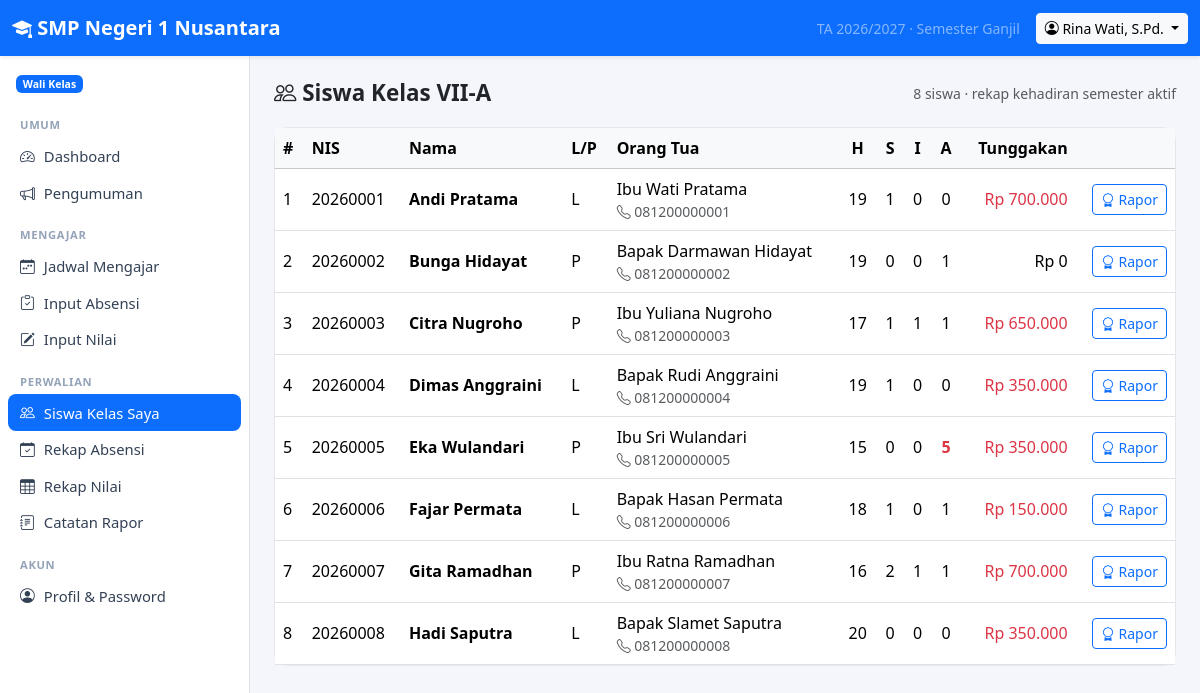
The app's page /index.php?r=walikelas/kelas (signed in) with its own data.
### tables this page shows
CREATE TABLE `users` (
  `id` int(11) NOT NULL AUTO_INCREMENT,
  `username` varchar(50) NOT NULL,
  `password_hash` varchar(255) NOT NULL,
  `name` varchar(100) NOT NULL,
  `role` varchar(20) NOT NULL,
  `nip` varchar(30) DEFAULT NULL,
  `email` varchar(100) DEFAULT NULL,
  `phone` varchar(30) DEFAULT NULL,
  `active` int(11) NOT NULL DEFAULT 1,
  `created_at` datetime DEFAULT current_timestamp(),
  PRIMARY KEY (`id`),
  UNIQUE KEY `username` (`username`),
  KEY `idx_users_role` (`role`)
);

CREATE TABLE `classes` (
  `id` int(11) NOT NULL AUTO_INCREMENT,
  `name` varchar(50) NOT NULL,
  `level` int(11) NOT NULL,
  `homeroom_teacher_id` int(11) DEFAULT NULL,
  PRIMARY KEY (`id`),
  UNIQUE KEY `name` (`name`),
  KEY `homeroom_teacher_id` (`homeroom_teacher_id`),
  CONSTRAINT `classes_ibfk_1` FOREIGN KEY (`homeroom_teacher_id`) REFERENCES `users` (`id`) ON DELETE SET NULL
);

CREATE TABLE `students` (
  `id` int(11) NOT NULL AUTO_INCREMENT,
  `user_id` int(11) NOT NULL,
  `nis` varchar(30) NOT NULL,
  `class_id` int(11) DEFAULT NULL,
  `parent_id` int(11) DEFAULT NULL,
  `gender` char(1) DEFAULT NULL,
  `birth_place` varchar(100) DEFAULT NULL,
  `birth_date` date DEFAULT NULL,
  `address` text DEFAULT NULL,
  PRIMARY KEY (`id`),
  UNIQUE KEY `user_id` (`user_id`),
  UNIQUE KEY `nis` (`nis`),
  KEY `idx_students_class` (`class_id`),
  KEY `idx_students_parent` (`parent_id`),
  CONSTRAINT `students_ibfk_1` FOREIGN KEY (`user_id`) REFERENCES `users` (`id`) ON DELETE CASCADE,
  CONSTRAINT `students_ibfk_2` FOREIGN KEY (`class_id`) REFERENCES `classes` (`id`) ON DELETE SET NULL,
  CONSTRAINT `students_ibfk_3` FOREIGN KEY (`parent_id`) REFERENCES `users` (`id`) ON DELETE SET NULL
);

### app/helpers.php (called while the page is built, shortened)
<?php
function config(string $key, mixed $default = null): mixed
{
    $value = $GLOBALS['config'];
    foreach (explode('.', $key) as $part) {
        $value = $value[$part];
    }
    return $value;
}
function e(mixed $value): string
{
    return htmlspecialchars((string) ($value ?? ''), ENT_QUOTES, 'UTF-8');
}
function url(string $route = '', array $params = []): string
{
    $query = $route !== '' ? ['r' => $route] + $params : $params;
    return 'index.php' . ($query ? '?' . http_build_query($query) : '');
}
function param(string $key, string $default = ''): string
{
    $v = $_GET[$key] ?? $default;
    return is_string($v) ? trim($v) : $default;
}
function render(string $view, array $data = [], string $title = ''): void
{
    extract($data, EXTR_SKIP);
    require BASE_PATH . '/app/views/' . $view . '.php';
    $content = ob_get_clean();
    require BASE_PATH . '/app/views/layout.php';
}
function role_label(string $role): string
{
    return ROLES[$role] ?? $role;
}
function rupiah(mixed $n): string
{
    return 'Rp ' . number_format((float) $n, 0, ',', '.');
}
function setting(string $key, string $default = ''): string
{
    static $cache = null;
    if ($cache === null) {
        $cache = [];
        foreach (db_all('SELECT skey, svalue FROM settings') as $row) {
            $cache[$row['skey']] = (string) $row['svalue'];
        }
    }
    return $cache[$key] ?? $default;
}
function period(): array
{
    return [
        'year'     => setting('academic_year', date('Y') . '/' . (date('Y') + 1)),
        'semester' => setting('semester', 'Ganjil'),
    ];
}

### app/controllers/walikelas.php (called while the page is built, shortened)
<?php
function require_homeroom(): array
{
    $class = homeroom_class((int) current_user()['id']);
    return $class;
}
function homeroom_students(): void
{
    $class = require_homeroom();
    $p = period();
    $students = class_students((int) $class['id']);
    render('walikelas/students', compact('class', 'students'), 'Siswa Kelas ' . $class['name']);
}

### public/index.php (called while the page is built, shortened)
<?php
$routes = require BASE_PATH . '/app/routes.php';
$route  = trim(param('r'), '/');
[$file, $handler, $roles] = $routes[$route];
if ($roles !== null) {
    $roles === [] ? require_login() : require_role(...$roles);
}
try {
    $handler();
} catch (Throwable $e) {
    error_log((string) $e);
    if (config('debug')) {
        throw $e;
    }
    abort(500, 'Terjadi kesalahan pada server. Silakan coba lagi.');
}

### app/auth.php (called while the page is built, shortened)
<?php
function current_user(): ?array
{
    static $user = false;
    if ($user !== false) {
        return $user;
    }
    $uid = $_SESSION['uid'] ?? null;
    $user = $uid ? db_one('SELECT * FROM users WHERE id = ? AND active = 1', [$uid]) : null;
    return $user;
}
function require_login(): array
{
    $u = current_user();
    return $u;
}
function require_role(string ...$roles): array
{
    $u = require_login();
    return $u;
}

### app/db.php (called while the page is built, shortened)
<?php
function db(): PDO
{
    static $pdo = null;
    if ($pdo instanceof PDO) {
        return $pdo;
    }
    $c = config('db');
    $options = [
        PDO::ATTR_ERRMODE            => PDO::ERRMODE_EXCEPTION,
        PDO::ATTR_DEFAULT_FETCH_MODE => PDO::FETCH_ASSOC,
        PDO::ATTR_EMULATE_PREPARES   => false,
    ];
    try {
        if ($c['driver'] === 'mysql') {
            $dsn = sprintf('mysql:host=%s;port=%s;dbname=%s;charset=utf8mb4', $c['host'], $c['port'], $c['name']);
            $pdo = new PDO($dsn, $c['user'], $c['pass'], $options);
            $pdo->exec("SET time_zone = '" . date('P') . "'");
        } else {
            $pdo = new PDO('sqlite:' . $c['sqlite_path'], null, null, $options);
            $pdo->exec('PRAGMA foreign_keys = ON');
            $pdo->exec('PRAGMA journal_mode = WAL');
        }
    } catch (PDOException $e) {
        if (PHP_SAPI === 'cli') {
            throw $e;
        }
        error_log((string) $e);
        while (ob_get_level() > 0) {
            ob_end_clean();
        }
        http_response_code(500);
        exit('<!doctype html><html lang="id"><meta charset="utf-8"><meta name="viewport" content="width=device-width, initial-scale=1">'
            . '<title>Database tidak terhubung</title>'
            . '<body style="font-family:system-ui,sans-serif;background:#f4f6fb;margin:0;padding:16px">'
            . '<div style="max-width:640px;margin:64px auto;background:#fff;border:1px solid #e5e7eb;border-radius:12px;padding:28px">'
            . '<h2 style="margin-top:0;color:#b91c1c">Tidak dapat terhubung ke database</h2>'
            . '<p>Aplikasi tidak bisa tersambung ke server database. Periksa hal berikut:</p><ol style="line-height:1.7">'
            . '<li>Nama database, user, dan password di <code>config.local.php</code> (atau <code>config.php</code>) sudah benar.</li>'
            . '<li>User database sudah ditambahkan ke database dengan hak <em>ALL PRIVILEGES</em>.</li>'
            . '<li>File <code>database/sekolah_mysql_kosong.sql</code> atau <code>sekolah_mysql.sql</code> sudah di-import.</li>'
            . '<li>Server MySQL/MariaDB sedang berjalan.</li></ol>'
            . '<p style="color:#64748b;font-size:14px;margin-bottom:0">Detail kesalahan dicatat di log error server.</p></div></body></html>');
    }
    return $pdo;
}
function db_query(string $sql, array $params = []): PDOStatement
{
    $st = db()->prepare($sql);
    $st->execute($params);
    return $st;
}
function db_one(string $sql, array $params = []): ?array
{
    $row = db_query($sql, $params)->fetch();
    return $row === false ? null : $row;
}
function db_all(string $sql, array $params = []): array
{
    return db_query($sql, $params)->fetchAll();
}

### app/access.php (called while the page is built, shortened)
<?php
function homeroom_class(int $teacherId): ?array
{
    return db_one('SELECT * FROM classes WHERE homeroom_teacher_id = ? ORDER BY name LIMIT 1', [$teacherId]);
}
function class_students(int $classId): array
{
    return db_all(
        'SELECT s.id, s.nis, s.gender, s.parent_id, u.name, u.phone, p.name AS parent_name, p.phone AS parent_phone
         FROM students s JOIN users u ON u.id = s.user_id
         LEFT JOIN users p ON p.id = s.parent_id
         WHERE s.class_id = ? AND u.active = 1 ORDER BY u.name',
        [$classId]
    );
}

### app/menu.php (called while the page is built, shortened)
<?php
function menu_for(string $role): array
{
    $common = ['Umum' => [
        ['Dashboard', '', 'speedometer2'],
        ['Pengumuman', 'pengumuman', 'megaphone'],
    ]];
    $teaching = ['Mengajar' => [
        ['Jadwal Mengajar', 'guru/jadwal', 'calendar-week'],
        ['Input Absensi', 'guru/absensi', 'clipboard-check'],
        ['Input Nilai', 'guru/nilai', 'pencil-square'],
    ]];
    return $common + ($menus[$role] ?? []) + ['Akun' => [['Profil & Password', 'profil', 'person-circle']]];
}

### app/views/walikelas/students.php (the view)
<div class="page-header">
    <h1><i class="bi bi-people"></i> Siswa Kelas <?= e($class['name']) ?></h1>
    <span class="text-muted small"><?= count($students) ?> siswa · rekap kehadiran semester aktif</span>
</div>
<div class="card"><div class="table-responsive">
    <table class="table table-hover mb-0">
        <thead class="table-light"><tr><th>#</th><th>NIS</th><th>Nama</th><th>L/P</th><th>Orang Tua</th>
            <th class="text-center">H</th><th class="text-center">S</th><th class="text-center">I</th><th class="text-center">A</th><th class="text-end">Tunggakan</th><th></th></tr></thead>
        <tbody>
        <?php foreach ($students as $i => $s): ?>
            <tr>
                <td><?= $i + 1 ?></td><td><?= e($s['nis']) ?></td><td class="fw-semibold"><?= e($s['name']) ?></td><td><?= e($s['gender'] ?? '-') ?></td>
                <td><?= e($s['parent_name'] ?? '-') ?><?php if ($s['parent_phone']): ?><div class="small text-muted"><i class="bi bi-telephone"></i> <?= e($s['parent_phone']) ?></div><?php endif; ?></td>
                <?php foreach (['H', 'S', 'I', 'A'] as $k): ?>
                    <td class="text-center<?= $k === 'A' && $s['att']['A'] >= 3 ? ' text-danger fw-bold' : '' ?>"><?= (int) $s['att'][$k] ?></td>
                <?php endforeach; ?>
                <td class="text-end<?= $s['outstanding'] > 0 ? ' text-danger' : '' ?>"><?= rupiah($s['outstanding']) ?></td>
                <td class="text-end"><a class="btn btn-sm btn-outline-primary" href="<?= url('rapor', ['student_id' => $s['id']]) ?>"><i class="bi bi-award"></i> Rapor</a></td>
            </tr>
        <?php endforeach; if (!$students) echo empty_row(11); ?>
        </tbody>
    </table>
</div></div>

### app/views/layout.php (shortened to what this page needs)
<?php
$me = current_user();
$currentRoute = trim(param('r'), '/');
$schoolName = setting('school_name', config('app_name'));
$p = period();
?>
<!doctype html>
<html lang="id">
<head>
    <link href="assets/vendor/bootstrap/bootstrap.min.css" rel="stylesheet">
    <link href="assets/vendor/bootstrap-icons/bootstrap-icons.min.css" rel="stylesheet">
    <link href="assets/app.css" rel="stylesheet">
</head>
<body>
<?php if ($me): ?>
<nav class="navbar navbar-dark bg-primary sticky-top shadow-sm d-print-none">
    <div class="container-fluid">
        <a class="navbar-brand fw-semibold me-auto" href="<?= url() ?>"><i class="bi bi-mortarboard-fill"></i> <?= e($schoolName) ?></a>
        <span class="navbar-text text-white-50 small d-none d-md-inline me-3">
            TA <?= e($p['year']) ?> · Semester <?= e($p['semester']) ?>
        </span>
        <div class="dropdown">
            <button class="btn btn-sm btn-light dropdown-toggle" data-bs-toggle="dropdown">
                <i class="bi bi-person-circle"></i> <span class="d-none d-sm-inline"><?= e($me['name']) ?></span>
            </button>
        </div>
    </div>
</nav>
<div class="d-flex">
    <aside class="offcanvas-lg offcanvas-start sidebar border-end bg-body d-print-none" tabindex="-1" id="sidebar">
        <div class="offcanvas-body d-block p-2">
            <div class="px-2 py-2 mb-2 small">
                <span class="badge text-bg-primary"><?= e(role_label($me['role'])) ?></span>
            </div>
            <?php foreach (menu_for($me['role']) as $section => $items): ?>
                <div class="menu-section"><?= e($section) ?></div>
                <ul class="nav nav-pills flex-column mb-2">
                    <?php foreach ($items as [$label, $route, $icon]):
                        $active = $currentRoute === $route || ($route !== '' && str_starts_with($currentRoute, $route . '/')); ?>
                        <li class="nav-item">
                            <a class="nav-link<?= $active ? ' active' : '' ?>" href="<?= url($route) ?>">
                                <i class="bi bi-<?= e($icon) ?>"></i> <?= e($label) ?>
                            </a>
                        </li>
                    <?php endforeach; ?>
                </ul>
            <?php endforeach; ?>
        </div>
    </aside>
    <main class="flex-grow-1 p-3 p-md-4 main-content">
        <?= $content ?>
    </main>
</div>
<?php else: ?>
    <?= $content ?>
<?php endif; ?>
</body>
</html>

### public/assets/app.css (style rules this page uses)
body { background: #f4f6fb; }
.sidebar { width: 250px; flex-shrink: 0; min-height: calc(100vh - 56px); }
@media (min-width: 992px) { .sidebar { position: sticky; top: 56px; height: calc(100vh - 56px); overflow-y: auto; } }
.sidebar .nav-link { color: #334155; border-radius: .5rem; padding: .45rem .75rem; font-size: .925rem; }
.sidebar .nav-link.active { background: var(--bs-primary); color: #fff; }
.sidebar .nav-link i { width: 1.25rem; display: inline-block; }
.menu-section { font-size: .7rem; text-transform: uppercase; letter-spacing: .06em; color: #94a3b8; padding: .5rem .75rem .25rem; font-weight: 600; }
.main-content { min-width: 0; }
.card { border-radius: .8rem; border-color: #e5e7eb; }
.table > :not(caption) > * > * { vertical-align: middle; }
.page-header { display: flex; flex-wrap: wrap; gap: .75rem; justify-content: space-between; align-items: center; margin-bottom: 1.25rem; }
.page-header h1 { font-size: 1.4rem; margin: 0; font-weight: 600; }

### records on screen
users: name "Rina Wati, S.Pd.", role "Wali Kelas"
classes: name "VII-A"
students: nis "20260001", user.name "Andi Pratama", gender "L", parent.name "Ibu Wati Pratama", parent.phone "081200000001", att "19", att "1", att "0", outstanding "Rp 700.000"
students: nis "20260002", user.name "Bunga Hidayat", gender "P", parent.name "Bapak Darmawan Hidayat", parent.phone "081200000002", att "19", att "0", att "1", outstanding "Rp 0"
students: nis "20260003", user.name "Citra Nugroho", gender "P", parent.name "Ibu Yuliana Nugroho", parent.phone "081200000003", att "17", att "1", outstanding "Rp 650.000"
students: nis "20260004", user.name "Dimas Anggraini", gender "L", parent.name "Bapak Rudi Anggraini", parent.phone "081200000004", att "19", att "1", att "0", outstanding "Rp 350.000"
students: nis "20260005", user.name "Eka Wulandari", gender "P", parent.name "Ibu Sri Wulandari", parent.phone "081200000005", att "15", att "0", att "5", outstanding "Rp 350.000"
students: nis "20260006", user.name "Fajar Permata", gender "L", parent.name "Bapak Hasan Permata", parent.phone "081200000006", att "18", att "1", att "0", outstanding "Rp 150.000"
students: nis "20260007", user.name "Gita Ramadhan", gender "P", parent.name "Ibu Ratna Ramadhan", parent.phone "081200000007", att "16", att "2", att "1", outstanding "Rp 700.000"
students: nis "20260008", user.name "Hadi Saputra", gender "L", parent.name "Bapak Slamet Saputra", parent.phone "081200000008", att "20", att "0", outstanding "Rp 350.000"

### other values on screen
$schoolName "SMP Negeri 1 Nusantara"
$p['year'] "2026/2027"
$p['semester'] "Ganjil"
$section "UMUM"
$label "Dashboard"
$label "Pengumuman"
$section "MENGAJAR"
$label "Jadwal Mengajar"
$label "Input Absensi"
$label "Input Nilai"
$section "PERWALIAN"
$label "Siswa Kelas Saya"
$label "Rekap Absensi"
$label "Rekap Nilai"
$label "Catatan Rapor"
